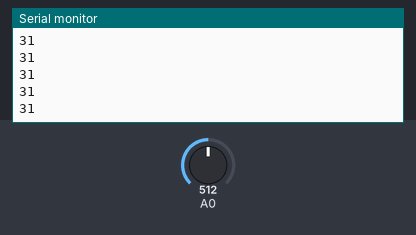
This sketch was run on a simulated Arduino Uno, built with avr-gcc and run on an emulated ATmega328P. Shown: the last lines printed to the serial monitor. The inputs (shaded band) are chosen by the test bench; at power-on: A0 = 512.

Above: at 1.2 s.
1.3 s: A0 set to 716
At 2.2 s:
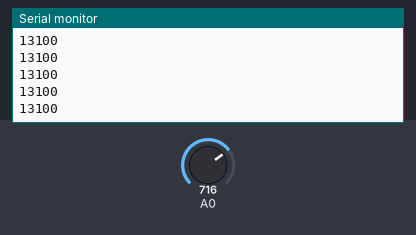
2.8 s: A0 set to 900
At 3.9 s:
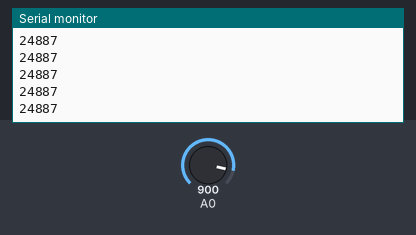
Timing chart, 0 to 5.8 s (numbered marks = the images above; inputs shaded):
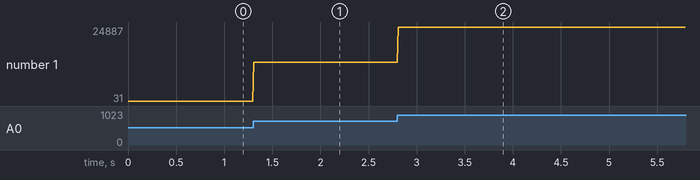

The sketch:

arduino-HID.ino
```cpp
int y = 0;
void setup() {
//the setup routine runs once when you press reset

Serial.begin(115200); //initialize serial communication at 9600 bits per second
}

void loop() {
//the loop routine runs over and over again forever

int sensorValue = analogRead(A0); //read the input on analog pin 0

y = map(sensorValue, 0, 1023, -32768, 32767);

Serial.println(y); //print out the value you read

delay(10); //delay in between reads for stability
}
```

Measured:
- after the input at 1.3 s, the serial monitor: prints a new line at once (image 1)
- after the input at 2.8 s, the serial monitor: prints a new line at once (image 2)
- plotted number 1: 31 → 13100 after the input at 1.3 s, 13100 → 24887 after the input at 2.8 s
